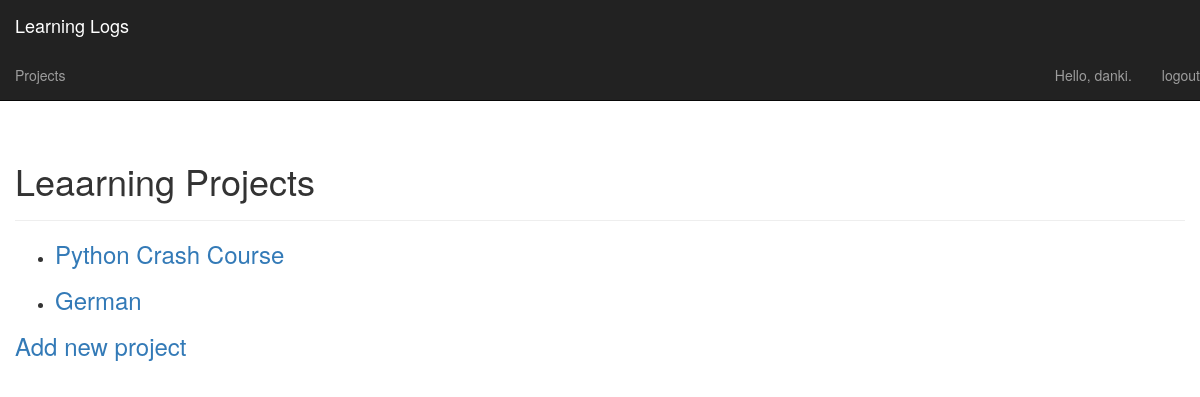
Page /projects/ (signed in) on the earlier database version.
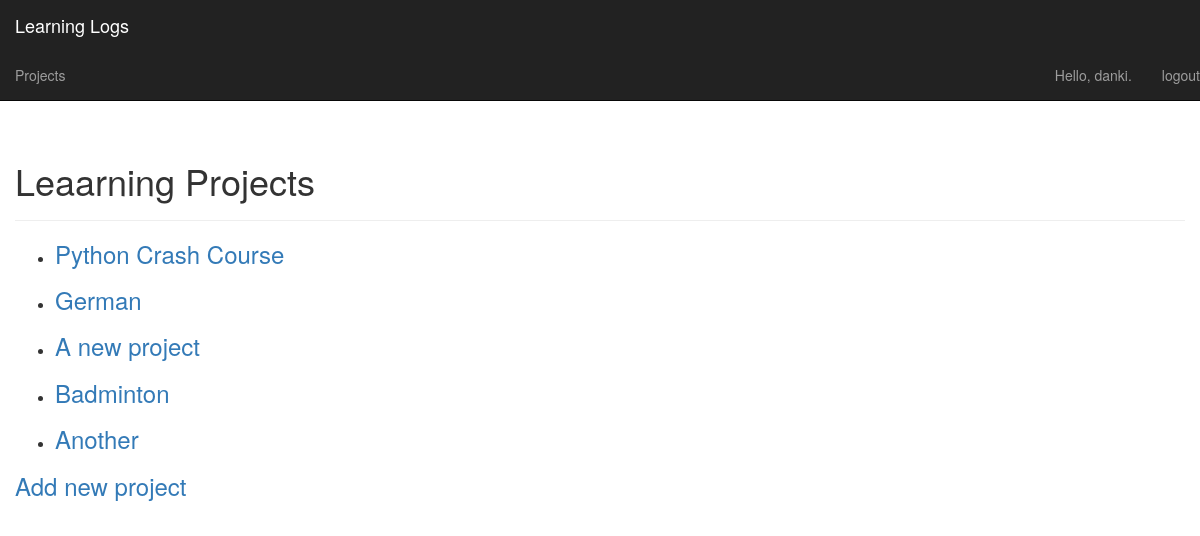
Same page on the later database version.
### learning_logs/models.py (models this page shows)
class Project(models.Model):
    project_name = models.CharField(max_length=50)
    project_description = models.CharField(max_length=200)
    start_date = models.DateTimeField(auto_now_add=True)
    owner = models.ForeignKey(User,
                              on_delete=models.CASCADE)
    def __str__(self):
        return self.project_name

### learning_logs/views.py (the view)
# urls.py: url(r'projects/$', views.projects, name='projects'),
@login_required
def projects(request):
    print("http response from projects function.")
    projects = Project.objects.filter(owner=request.user).order_by('start_date')
    context = {'projects': projects}
    print(context)
    return render(request, 'learning_logs/projects.html', context)

### learning_logs/templates/learning_logs/projects.html
{% extends "learning_logs/base.html" %}
{% load bootstrap3 %}
{% block header %}
    <h1>Leaarning Projects</h1>
{% endblock header %}
{% block content %}
    <ul>
        {% for project in projects %}
            <li>
                <h3>
                    <a href="{% url 'learning_logs:project' project.id %}">
                        {{project}}
                    </a>
                </h3>
            </li>
        {% empty %}
            <li>No projects have been added yet.</li>
        {% endfor %}
    </ul>
    <h3>
        <a href="{% url 'learning_logs:new_project' %}">Add new project</a>
    </h3>
{% endblock content %}

### learning_logs/templates/learning_logs/base.html (shortened to what this page needs)
{% load bootstrap3 %}
<html lang="en">
    <head>
        {% bootstrap_css %}
    </head>
    <body>
        <nav class="navbar navbar-inverse navbar-static-top">
            <div class="container-fluid">
                <a class="navbar-brand" href="{% url 'learning_logs:index'%}">
                    Learning Logs</a>
            </div>
            <div class="navbar-collapse collapse" id="navbar">
                <ul class="nav navbar-nav">
                    <li>
                        <a href="{% url 'learning_logs:projects'%}">Projects</a>
                    </li>
                </ul >
                <ul class="nav navbar-nav navbar-right">
                    {% if user.is_authenticated %}
                    <li class="nav-item"><a>Hello, {{user.username}}.</a></li>
                    <li class="nav-item">
                        <a class="nav-link"
                           href="{% url 'users:logout'%}">logout</a>
                    </li>
                    {% endif %}
                </ul>
            </div>
        </nav>
        <div class="container-fluid">
            <div class="page-header">
                {% block header %}{% endblock header %}
            </div>
            <div>
                {% block content %}{% endblock content %}
            </div>
        </div>
    </body>

Differences in the rows shown:
added Project: project_name "A new project"
added Project: project_name "Badminton"
added Project: project_name "Another"
